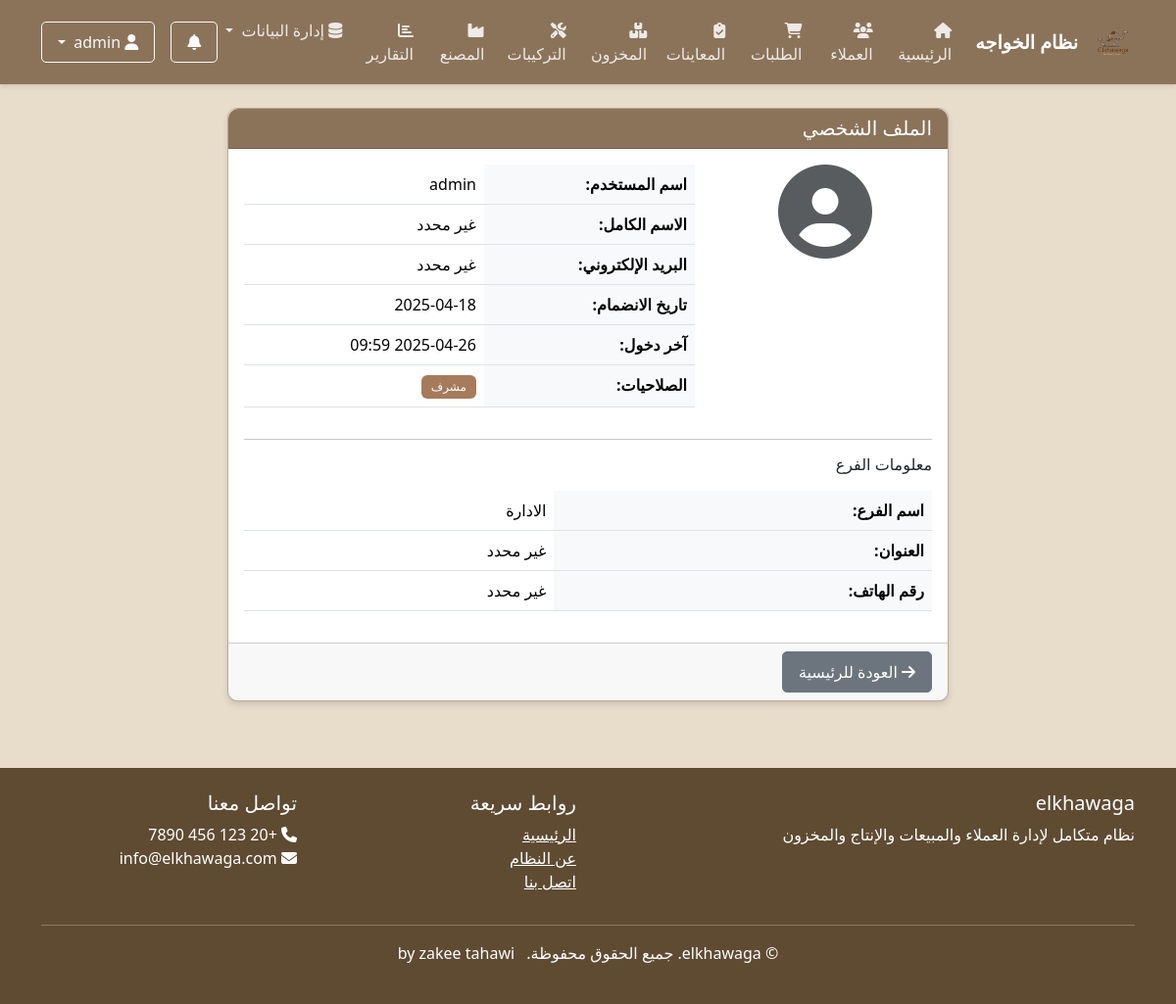
The page /accounts/profile/ (signed in) on the database as committed earlier.
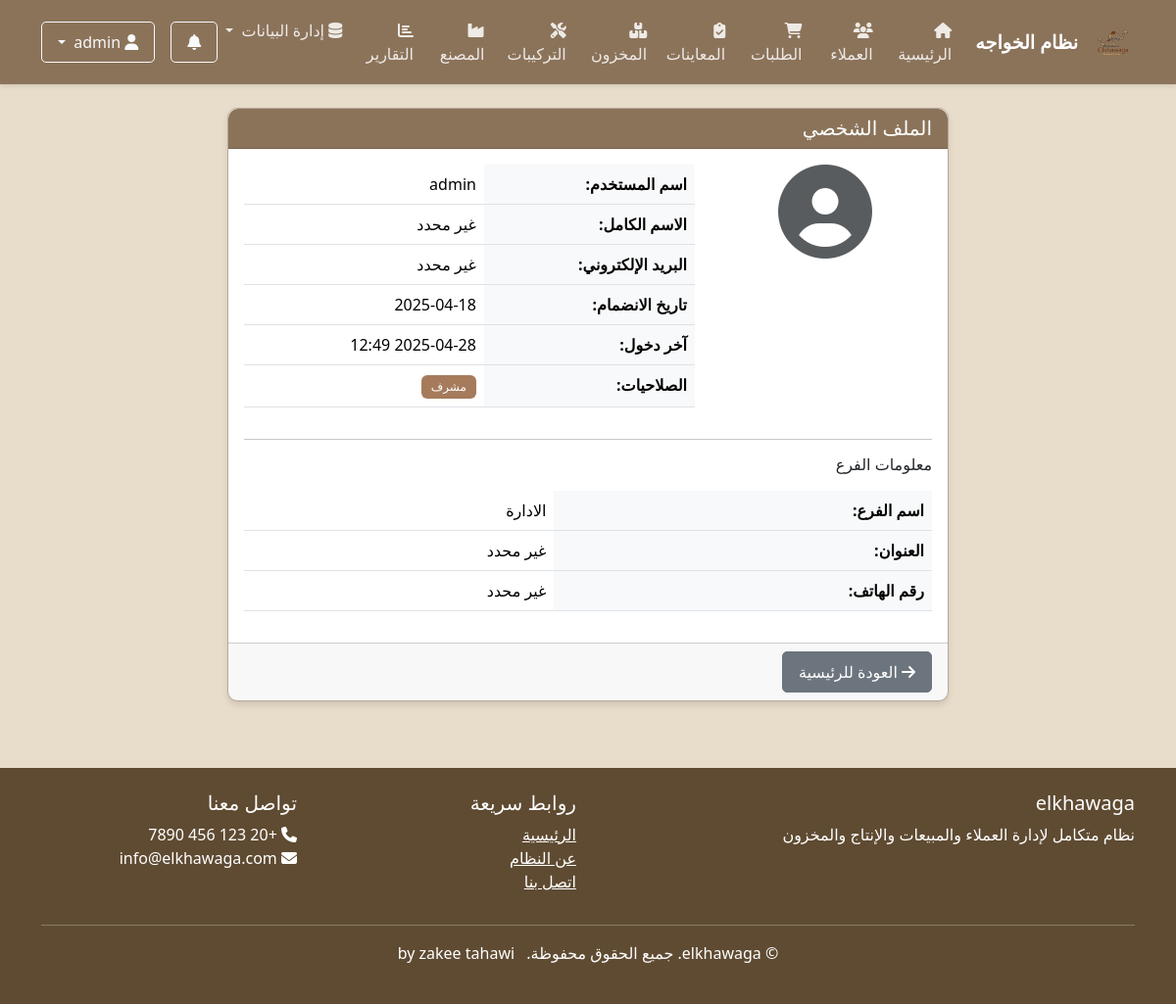
The same page on the database as committed later.
### accounts/models.py (models this page shows, shortened)
class User(AbstractUser):
    image = models.ImageField(upload_to='users/', verbose_name=_('صورة المستخدم'), blank=True, null=True)
    phone = models.CharField(max_length=20, verbose_name=_('رقم الهاتف'), blank=True)
    branch = models.ForeignKey('Branch', on_delete=models.SET_NULL, null=True, blank=True, related_name='users', verbose_name=_('الفرع'))
    departments = models.ManyToManyField('Department', blank=True, related_name='users', verbose_name=_('الأقسام'))
    is_inspection_technician = models.BooleanField(default=False, verbose_name=_('فني معاينة'))
    class Meta:
        verbose_name = _('مستخدم')
        verbose_name_plural = _('المستخدمين')

class Branch(models.Model):
    code = models.CharField(max_length=50, unique=True)
    name = models.CharField(max_length=100)
    address = models.TextField(blank=True, null=True)
    phone = models.CharField(max_length=20, blank=True, null=True)
    email = models.EmailField(blank=True, null=True)
    is_main_branch = models.BooleanField(default=False)
    is_active = models.BooleanField(default=True)
    class Meta:
        verbose_name = 'فرع'
        verbose_name_plural = 'الفروع'

### accounts/views.py (the view)
# urls.py: path('profile/', views.profile_view, name='profile'),
@login_required
def profile_view(request):
    context = {
        'user': request.user,
        'title': 'الملف الشخصي',
    }
    return render(request, 'accounts/profile.html', context)

### accounts/context_processors.py (called while the page is built, shortened)
def departments(request):
    all_departments = Department.objects.filter(is_active=True).order_by('order')
    parent_departments = all_departments.filter(parent__isnull=True)
    user_departments = []
    user_parent_departments = []
    if request.user.is_authenticated:
        if request.user.is_superuser:
            user_departments = all_departments
            user_parent_departments = parent_departments
    return {
        'all_departments': all_departments,
        'parent_departments': parent_departments,
        'user_departments': user_departments,
        'user_parent_departments': user_parent_departments,
    }

def company_info(request):
    try:
        company_info = CompanyInfo.objects.first()
    except:
        company_info = None
    return {
        'company_info': company_info,
    }

### templates/accounts/profile.html (shortened to what this page needs)
{% extends 'base.html' %}
{% block content %}
<div class="row">
    <div class="col-md-8 mx-auto">
        <div class="card">
            <div class="card-header bg-primary text-white">
                <h5 class="mb-0">الملف الشخصي</h5>
            </div>
            <div class="card-body">
                <div class="row">
                    <div class="col-md-4 text-center">
                        <div class="avatar-wrapper mb-3">
                            <i class="fas fa-user-circle fa-6x text-muted"></i>
                        </div>
                    </div>
                    <div class="col-md-8">
                        <table class="table">
                            <tr>
                                <th>اسم المستخدم:</th>
                                <td>{{ user.username }}</td>
                            </tr>
                            <tr>
                                <th>الاسم الكامل:</th>
                                <td>{{ user.get_full_name|default:"غير محدد" }}</td>
                            </tr>
                            <tr>
                                <th>البريد الإلكتروني:</th>
                                <td>{{ user.email|default:"غير محدد" }}</td>
                            </tr>
                            <tr>
                                <th>تاريخ الانضمام:</th>
                                <td>{{ user.date_joined|date:"Y-m-d" }}</td>
                            </tr>
                            <tr>
                                <th>آخر دخول:</th>
                                <td>{{ user.last_login|date:"Y-m-d H:i" }}</td>
                            </tr>
                            {% if user.is_staff %}
                            <tr>
                                <th>الصلاحيات:</th>
                                <td><span class="badge bg-success">مشرف</span></td>
                            </tr>
                            {% endif %}
                        </table>
                    </div>
                </div>
                {% if user.branch %}
                <hr>
                <h6 class="mb-3">معلومات الفرع</h6>
                <table class="table">
                    <tr>
                        <th>اسم الفرع:</th>
                        <td>{{ user.branch.name }}</td>
                    </tr>
                    <tr>
                        <th>العنوان:</th>
                        <td>{{ user.branch.address|default:"غير محدد" }}</td>
                    </tr>
                    <tr>
                        <th>رقم الهاتف:</th>
                        <td>{{ user.branch.phone|default:"غير محدد" }}</td>
                    </tr>
                </table>
                {% endif %}
            </div>
            <div class="card-footer">
                <a href="{% url 'home' %}" class="btn btn-secondary">
                    <i class="fas fa-arrow-right"></i> العودة للرئيسية
                </a>
            </div>
        </div>
    </div>
</div>
{% endblock %}

Rows that differ between the two databases and show on the page:
changed User "admin": last_login "2025-04-26 09:59" → "2025-04-28 12:49"
